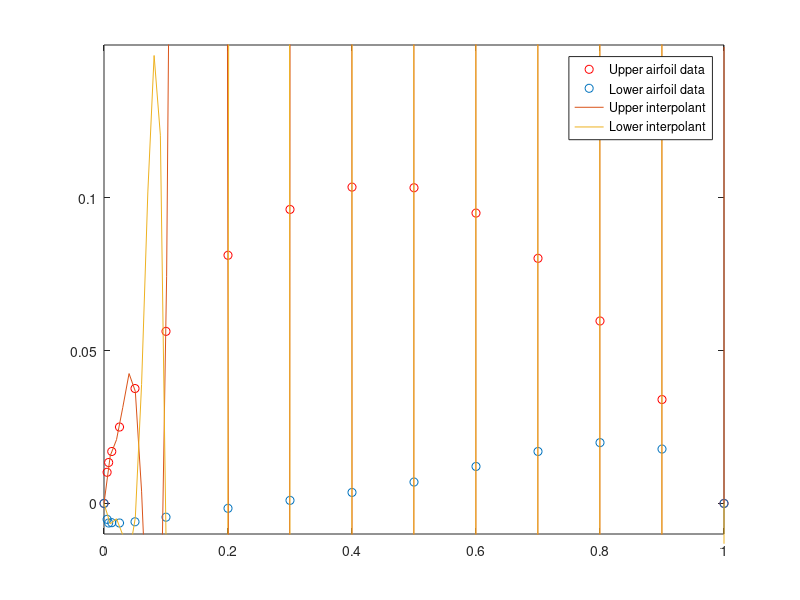

MATLAB code to generate this figure:
% model an airfoil using full degree polynomials
clc;

% define domain
d = linspace(0,1);

% given data points
x = [0 0.005 0.0075 0.0125 0.025 0.05 0.1...
    0.2 0.3 0.4 0.5 0.6 0.7 0.8 0.9 1.0];

yu = [0 0.0102 0.0134 0.017 0.025 0.0376 0.0563...
    0.0812 0.0962 0.1035 0.1033 0.095 0.0802 0.0597 0.034 0];

yl = [0 -0.0052 -0.0064 -0.0063 -0.0064 -0.006 -0.0045 -0.0016 0.001...
    0.0036 0.007 0.0121 0.017 0.0199 0.0178 0];

% generate upper and lower splines
upoly = polyfit(x,yu,16);
lpoly = polyfit(x,yl,16);

% draw interpolants
zu = polyval(upoly,d);
zl = polyval(lpoly,d);

plot(x,yu,'ro',x,yl,'o',d,zu,d,zl);
legend('Upper airfoil data', 'Lower airfoil data', 'Upper interpolant',...
    'Lower interpolant');

% redefine y-axis limits in order to see original airfoil
axis([0 1 -0.01 0.15]);